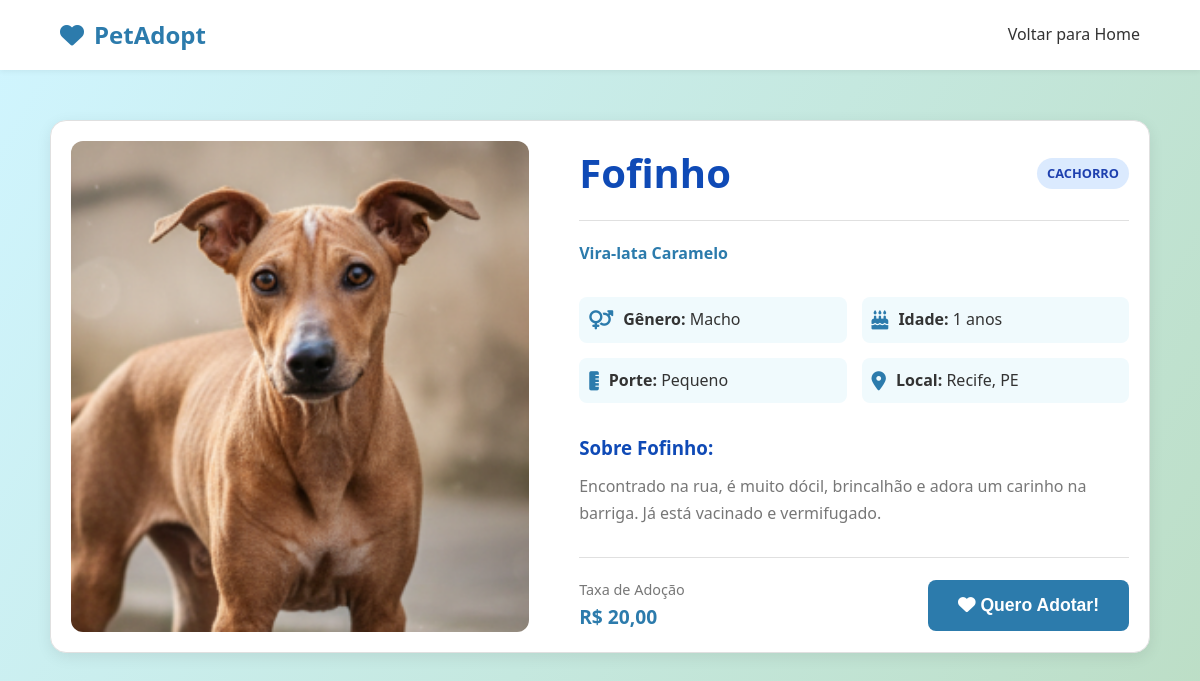
The app's page /public/detalhe_pet.php?id=1 with its own data.
### tables this page shows
CREATE TABLE `animais` (
  `id` int(11) NOT NULL,
  `nome` varchar(100) NOT NULL,
  `especie` varchar(50) NOT NULL,
  `raca` varchar(100) DEFAULT NULL,
  `idade_anos` int(11) DEFAULT 0,
  `idade_meses` int(11) DEFAULT 0,
  `genero` varchar(20) DEFAULT NULL,
  `porte` varchar(30) DEFAULT NULL,
  `localizacao` varchar(255) DEFAULT NULL,
  `descricao` text DEFAULT NULL,
  `taxa_adocao` decimal(10,2) DEFAULT 0.00,
  `foto` varchar(255) DEFAULT NULL,
  `destaque` tinyint(1) DEFAULT 0,
  `data_cadastro` timestamp NOT NULL DEFAULT current_timestamp(),
  `status` enum('disponivel','adotado','indisponivel') DEFAULT 'disponivel'
);

### public/detalhe_pet.php (the view, shortened to what this page needs)
<?php
    require_once '../conexao.php';
    $id = isset($_GET['id']) ? (int)$_GET['id'] : 0;
    $sql = "SELECT * FROM animais WHERE id = $id LIMIT 1";
    $result = mysqli_query($mysqli, $sql);
    $pet = mysqli_fetch_assoc($result);
    $imgSrc = '../public/uploads/' . basename($pet['foto']);
?>
<!DOCTYPE html>
<html lang="pt-br">
<head>
    <link rel="stylesheet" href="https://cdnjs.cloudflare.com/ajax/libs/font-awesome/6.4.0/css/all.min.css">
    <link rel="stylesheet" href="css/style.css">
</head>
<body>
    <nav class="navbar">
        <a href="../index.php" class="logo"><i class="fa-solid fa-heart"></i> PetAdopt</a>
        <div class="nav-links">
            <a href="../index.php">Voltar para Home</a>
        </div>
    </nav>
    <div class="detail-container">
        <div class="detail-image-wrapper">
            <img src="<?php echo $imgSrc; ?>" alt="Foto de <?php echo htmlspecialchars($pet['nome']); ?>" onerror="this.src='https://placehold.co/500?text=Foto+Indisponível'">
        </div>
        <div class="detail-info">
            <div class="detail-header">
                <h1><?php echo htmlspecialchars($pet['nome']); ?></h1>
                <span class="badge <?php echo strtolower($pet['especie']) == 'gato' ? 'cat' : 'dog'; ?>">
                    <?php echo htmlspecialchars($pet['especie']); ?>
                </span>
            </div>
            <p class="detail-breed"><?php echo htmlspecialchars($pet['raca']); ?></p>
            <div class="info-grid">
                <div class="info-item"><i class="fa-solid fa-venus-mars"></i> <span><strong>Gênero:</strong> <?php echo htmlspecialchars($pet['genero']); ?></span></div>
                <div class="info-item"><i class="fa-solid fa-cake-candles"></i> <span><strong>Idade:</strong> <?php echo htmlspecialchars($pet['idade_anos']); ?> anos</span></div>
                <div class="info-item"><i class="fa-solid fa-ruler-vertical"></i> <span><strong>Porte:</strong> <?php echo htmlspecialchars($pet['porte']); ?></span></div>
                <div class="info-item"><i class="fa-solid fa-location-dot"></i> <span><strong>Local:</strong> <?php echo htmlspecialchars($pet['localizacao']); ?></span></div>
            </div>
            <div class="detail-description">
                <h3>Sobre <?php echo htmlspecialchars($pet['nome']); ?>:</h3>
                <p><?php echo nl2br(htmlspecialchars($pet['descricao'])); ?></p>
            </div>
            <div class="detail-adoption">
                <div>
                    <span class="taxa-label">Taxa de Adoção</span>
                    <span class="price">R$ <?php echo number_format($pet['taxa_adocao'], 2, ',', '.'); ?></span>
                </div>
                <button id="btn-mostrar-form" class="btn-details" style="font-size: 1.1rem; padding: 15px 30px;">
                    <i class="fa-solid fa-heart"></i> Quero Adotar!
                </button>
            </div>
        </div>
    </div>
</body>
</html>

### public/css/style.css (style rules this page uses)
:root { --primary-color: #2c7bac; --primary-dark: #4160be; --secondary-color: #0f4ab6; --text-dark: #333; --text-light: #777; --bg-light: #F0FAFD; --bg-white: #FFFFFF; --border-color: #E0E0E0; --tag-dog-bg: #DBEAFE; --tag-dog-text: #1E40AF; --tag-cat-bg: #FCE7F3; --tag-cat-text: #9D174D; --font-family: 'Segoe UI', 'Roboto', sans-serif; --border-radius: 12px; --shadow: 0 4px 15px rgba(0, 0, 0, 0.08); }
* { box-sizing: border-box; margin: 0; padding: 0; }
body { font-family: var(--font-family); background: linear-gradient(120deg, #d0f5ff 0%, #b6dabee6 50%, #f4ffd4 100%); background-attachment: fixed; background-size: 200% 200%; animation: gradientBG 15s ease infinite; color: var(--text-dark); line-height: 1.6; min-height: 100vh; position: relative; overflow-x: hidden; }
.navbar { background-color: var(--bg-white); padding: 1rem 5%; display: flex; justify-content: space-between; align-items: center; box-shadow: 0 2px 10px rgba(0,0,0,0.1); position: sticky; top: 0; z-index: 99999; }
a { text-decoration: none; color: var(--primary-color); transition: color 0.2s ease; }
img { max-width: 100%; display: block; }
.navbar { background-color: var(--bg-white); padding: 1rem 5%; display: flex; justify-content: space-between; align-items: center; box-shadow: 0 2px 5px rgba(0,0,0,0.05); position: sticky; top: 0; }
.logo { font-size: 1.5rem; font-weight: 700; color: var(--primary-color); display: flex; align-items: center; gap: 10px; }
.nav-links { list-style: none; display: flex; gap: 20px; }
.nav-links a { color: var(--text-dark); font-weight: 500; }
.badge { padding: 5px 10px; border-radius: 20px; font-size: 0.8rem; font-weight: bold; text-transform: uppercase; }
.badge.dog { background: var(--tag-dog-bg); color: var(--tag-dog-text); }
.price { color: var(--primary-color); font-weight: bold; font-size: 1.2rem; }
.btn-details { background: var(--primary-color); color: #fff; padding: 10px 20px; border-radius: 8px; font-weight: bold; border: none; cursor: pointer; transition: 0.3s; }
body { background-color: var(--bg-light) !important; }
.detail-container { display: grid; grid-template-columns: 1fr 1.2fr; gap: 50px; max-width: 1100px; margin: 50px auto; padding: 20px; background-color: var(--bg-white); border-radius: 16px; box-shadow: var(--shadow); }
.detail-header { display: flex; justify-content: space-between; align-items: center; border-bottom: 1px solid var(--border-color); padding-bottom: 15px; margin-bottom: 20px; }
.detail-header h1 { font-size: 2.5rem; color: var(--secondary-color); margin: 0; }
.detail-breed { color: var(--primary-color); font-weight: 600; margin-bottom: 30px; }
.info-grid { display: grid; grid-template-columns: 1fr 1fr; gap: 15px; margin-bottom: 30px; }
.info-item { display: flex; align-items: center; gap: 10px; background-color: var(--bg-light); padding: 10px; border-radius: 8px; color: var(--text-dark); }
.info-item i { color: var(--primary-color); font-size: 1.2rem; }
.detail-description h3 { margin-bottom: 10px; color: var(--secondary-color); }
.detail-description p { color: var(--text-light); line-height: 1.7; }
.detail-adoption { margin-top: 30px; padding-top: 20px; border-top: 1px solid var(--border-color); display: flex; justify-content: space-between; align-items: center; }
.taxa-label { font-size: 0.9rem; color: var(--text-light); display: block; }
.detail-container { display: grid; grid-template-columns: 1fr 1.2fr; gap: 50px; max-width: 1100px; margin: 50px auto; padding: 20px; background-color: var(--bg-white); border-radius: 16px; box-shadow: var(--shadow); border: 1px solid var(--border-color); }
.detail-image-wrapper img { width: 100%; height: 100%; max-height: 500px; object-fit: cover; border-radius: 12px; }

### records on screen
animais: foto (picture), nome "Fofinho", especie "CACHORRO", raca "Vira-lata Caramelo", genero "Macho", idade_anos "1", porte "Pequeno", localizacao "Recife, PE", descricao "Encontrado na rua, é muito dócil, brincalhão e adora um carinho na barriga. Já está vacinado e vermifugado.", taxa_adocao "20,00"
